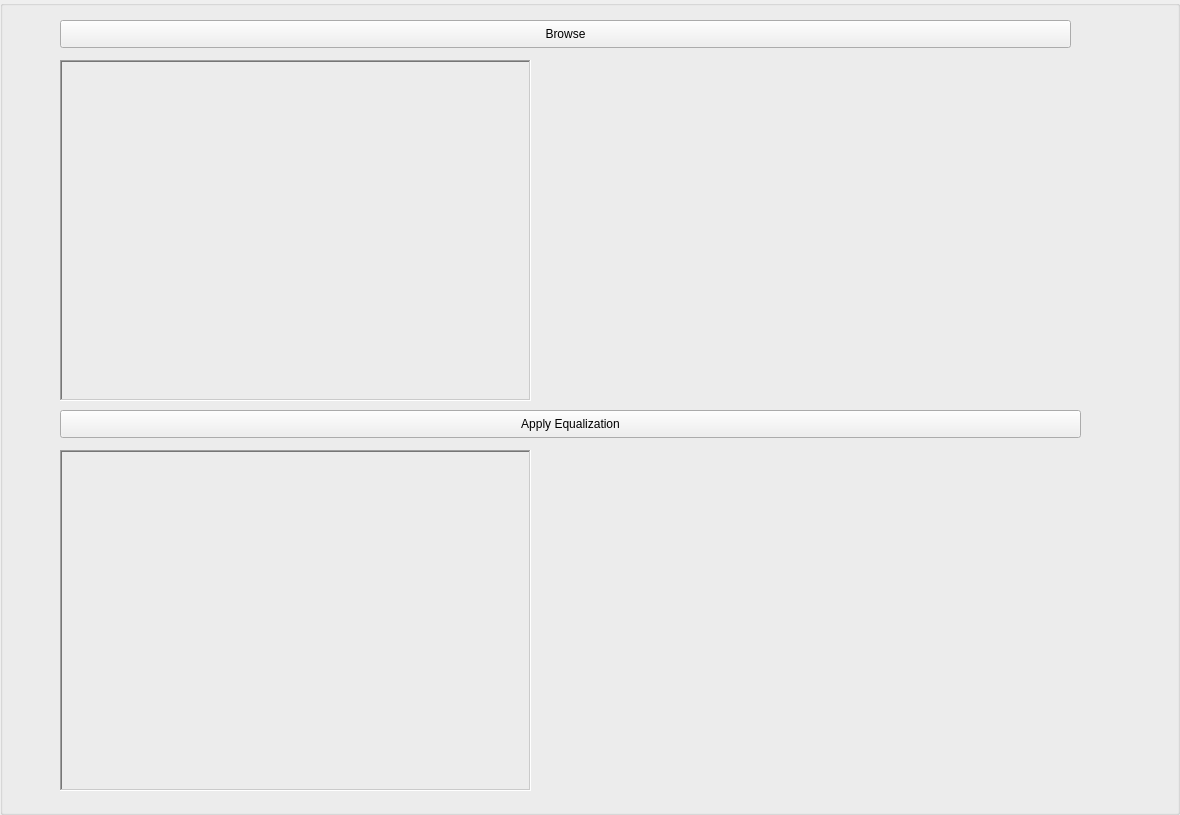
<?xml version="1.0" encoding="UTF-8"?>
<ui version="4.0">
 <class>GroupBox</class>
 <widget class="QGroupBox" name="GroupBox">
  <property name="geometry">
   <rect>
    <x>0</x>
    <y>0</y>
    <width>1180</width>
    <height>815</height>
   </rect>
  </property>
  <property name="windowTitle">
   <string>GroupBox</string>
  </property>
  <widget class="QPushButton" name="browseButton">
   <property name="geometry">
    <rect>
     <x>60</x>
     <y>20</y>
     <width>1011</width>
     <height>28</height>
    </rect>
   </property>
   <property name="text">
    <string>Browse</string>
   </property>
  </widget>
  <widget class="QLabel" name="originalImageWidget">
   <property name="geometry">
    <rect>
     <x>60</x>
     <y>60</y>
     <width>471</width>
     <height>341</height>
    </rect>
   </property>
   <property name="frameShape">
    <enum>QFrame::WinPanel</enum>
   </property>
   <property name="frameShadow">
    <enum>QFrame::Sunken</enum>
   </property>
   <property name="text">
    <string/>
   </property>
   <property name="scaledContents">
    <bool>true</bool>
   </property>
  </widget>
  <widget class="MplWidget" name="originalHistogram">
   <property name="geometry">
    <rect>
     <x>550</x>
     <y>60</y>
     <width>541</width>
     <height>341</height>
    </rect>
   </property>
  </widget>
  <widget class="QLabel" name="equalizedImageWidget">
   <property name="geometry">
    <rect>
     <x>60</x>
     <y>450</y>
     <width>471</width>
     <height>341</height>
    </rect>
   </property>
   <property name="frameShape">
    <enum>QFrame::WinPanel</enum>
   </property>
   <property name="frameShadow">
    <enum>QFrame::Sunken</enum>
   </property>
   <property name="text">
    <string/>
   </property>
   <property name="scaledContents">
    <bool>true</bool>
   </property>
  </widget>
  <widget class="QPushButton" name="applyEqualizationButton">
   <property name="geometry">
    <rect>
     <x>60</x>
     <y>410</y>
     <width>1021</width>
     <height>28</height>
    </rect>
   </property>
   <property name="text">
    <string>Apply Equalization</string>
   </property>
  </widget>
  <widget class="MplWidget" name="originalHistogram_2">
   <property name="geometry">
    <rect>
     <x>550</x>
     <y>450</y>
     <width>541</width>
     <height>341</height>
    </rect>
   </property>
  </widget>
 </widget>
 <customwidgets>
  <customwidget>
   <class>MplWidget</class>
   <extends>QLabel</extends>
   <header>mplwidget.h</header>
  </customwidget>
 </customwidgets>
 <resources/>
 <connections/>
</ui>
